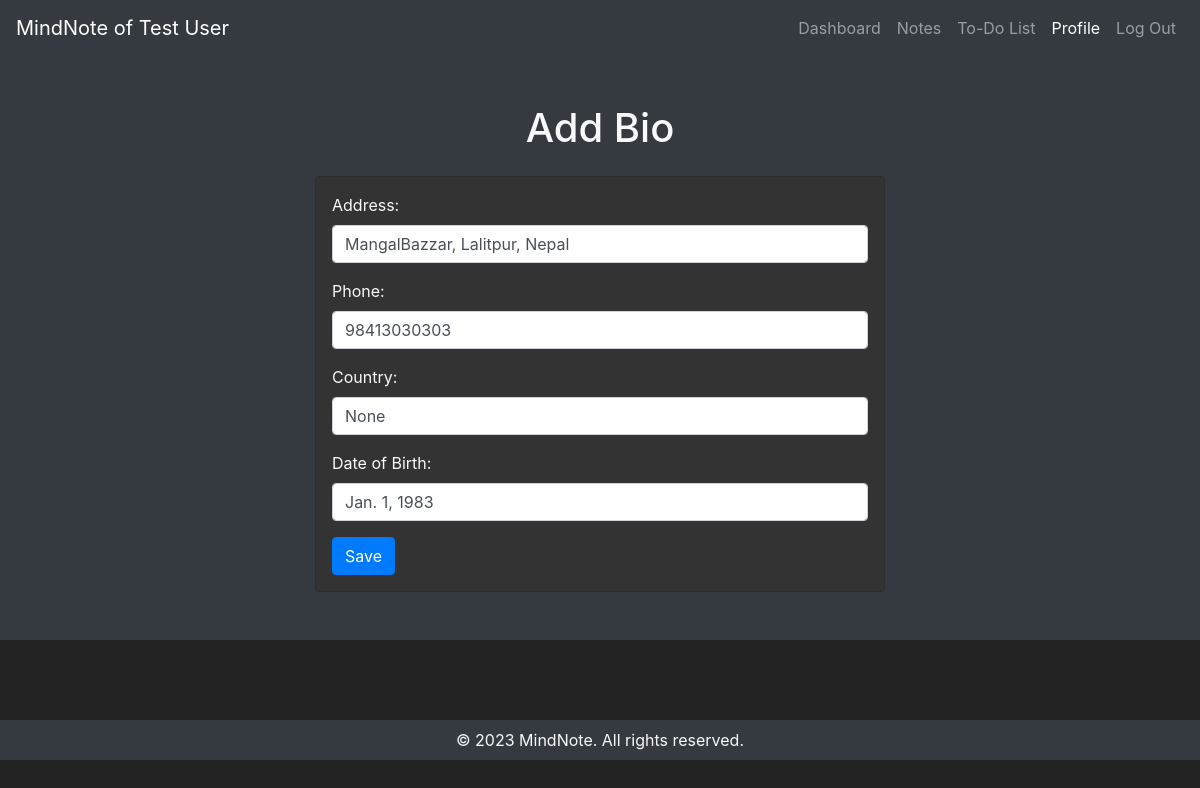
The page /bio/ (signed in) on the database as committed earlier.
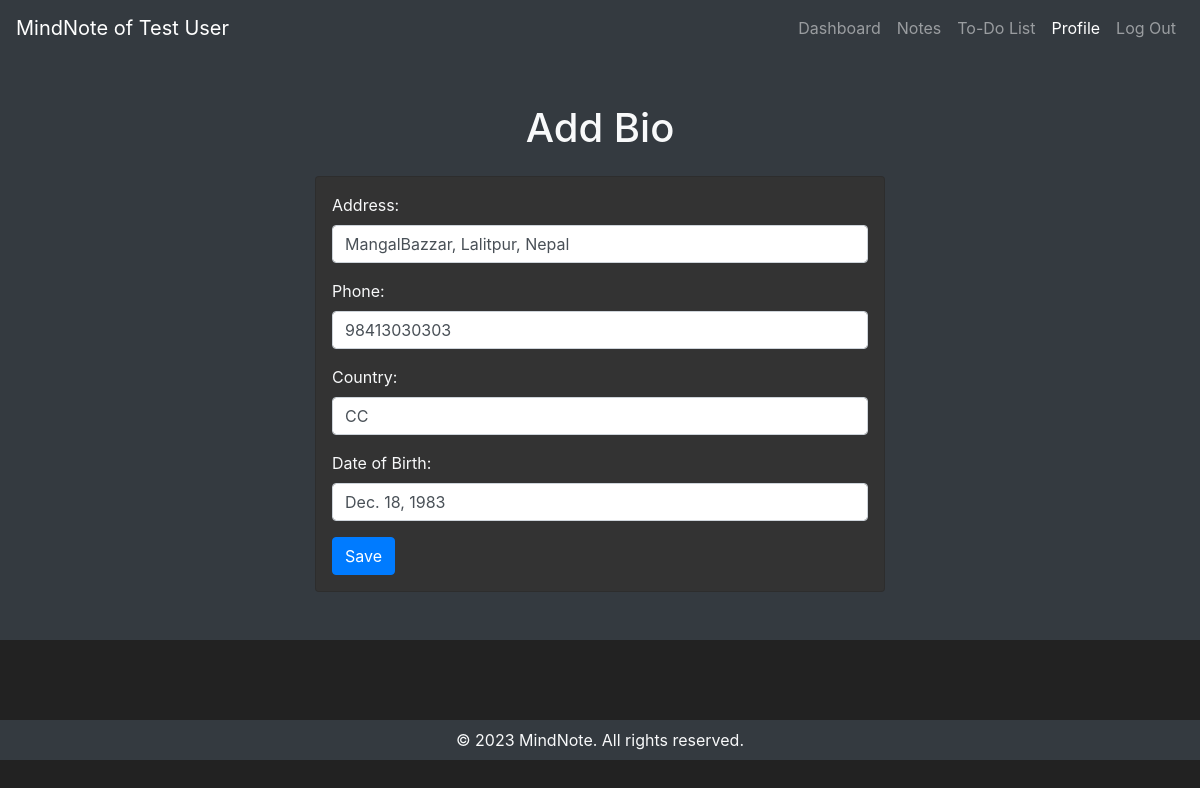
The same page on the database as committed later.
### account/models.py (models this page shows)
class Bio(models.Model):
    country_list = {
        "NP": "Nepal",
        "IN": "India",
        "CH": "China"
    }
    address = models.CharField(max_length=100, blank=True, null=True, default="n/a")
    phone = models.CharField(max_length=15, blank=True,
                             null=True, default="n/a")
    country = models.CharField(max_length=10, blank=True, null=True)
    date_of_birth = models.DateField(blank=True, null=True, default="1990-01-01")
    user = models.ForeignKey(settings.AUTH_USER_MODEL,
                             on_delete=models.CASCADE)

### account/views.py (the view)
# urls.py: path('bio/', views.bio_view, name='bio'),
@ login_required
def bio_view(request):
    bio = Bio.objects.filter(user=request.user).first()
    return render(request, "bio.html", {"bio": bio})

### templates/bio.html (shortened to what this page needs)
{% extends 'base.html' %}
{% block content %}
<div class="container-fluid bg-dark text-light py-5">
    <div class="row justify-content-center">
        <div class="col-md-8 col-lg-6 ">
            <h1 class="text-center mb-4">Add Bio</h1>
            <div class="card p-3 dark-bg">
                <form method="POST" action="/bio-update/">
                    <div class="form-group">
                        <label for="title">Address:</label>
                        <input type="text" id="title" name="address" class="form-control"
                            placeholder="MangalBazar, Lalitpur" value="{{bio.address}}">
                    </div>
                    <div class="form-group">
                        <label for="title">Phone:</label>
                        <input type="text" id="title" name="phone" class="form-control" placeholder="9841000000"
                            value="{{bio.phone}}">
                    </div>
                    <div class="form-group">
                        <label for="title">Country:</label>
                        <input type="text" id="" name="country" class="form-control" placeholder="Nepal" value="{{bio.country}}">
                    </div>
                    <div class="form-group">
                        <label for="title">Date of Birth:</label>
                        <input type="text" id="" name="dob" class="form-control" placeholder="YYYY-MM-DD" value="{{bio.date_of_birth}}">
                    </div>
                    <button type="submit" class="btn btn-primary">Save</button>
                </form>
            </div>
        </div>
    </div>
</div>
{% endblock %}

Rows that differ between the two databases and show on the page:
changed Bio "MangalBazzar, Lalitpur, Nepal": country "None" → "CC"; dob "Jan. 1, 1983" → "Dec. 18, 1983"
